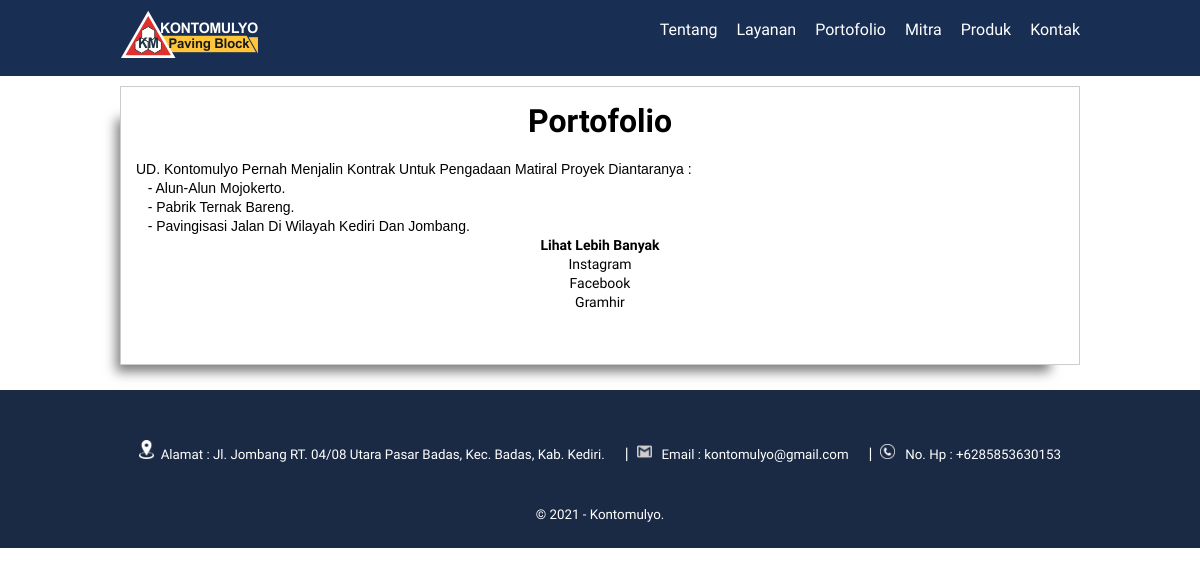
The app's page /portofolio.php with its own data.
### tables this page shows
CREATE TABLE `tb_page_content` (
  `content_id` int(11) NOT NULL,
  `page_name` varchar(100) NOT NULL,
  `content_name` text NOT NULL
);

### portofolio.php (the view, shortened to what this page needs)
<?php
	include 'db.php';
	$kontak = mysqli_query		($conn, "SELECT admin_telp, admin_email, admin_address FROM tb_admin WHERE admin_id = 1");
	$a = mysqli_fetch_object($kontak);
	$page_konten = mysqli_query ($conn, "SELECT page_name, content_name 			  FROM  tb_page_content WHERE content_id  = 4");
	$k = mysqli_fetch_object($page_konten);
?>
<!DOCTYPE html>
<html>
<head>
	<link rel="stylesheet" type="text/css" href="css/style.css">
</head>
<body>
	<header>
		<div class="container">
		<h1><a href ="index.php"><img src="img/km-logo.png" /></a></h1>
			<ul>
				<li><a href="tentang.php">Tentang</a></li>
				<li><a href="layanan.php">Layanan</a></li>
				<li><a href="portofolio.php">Portofolio</a></li>
				<li><a href="mitra.php">Mitra</a></li>
				<li><a href="produk.php">Produk</a></li>
				<li><a href="kontak.php">Kontak</a></li>
			</ul>
		</div>
	</header>
		<div class="container">
			<div class="box">
				<center><h1><?php echo $k->page_name ?></h1></center>
				<br>
				<p><?php echo $k->content_name ?></p>
			</div>
		</div>
	<div class="footer">
		<div class="container">
		<small><img src="img/lokasi.png" width="15px">&nbsp;&nbsp;Alamat : <?php echo $a->admin_address ?></small>
		 &nbsp;&nbsp;&nbsp;&nbsp;|&nbsp;&nbsp;<small><img src="img/mail.png" width="15px">&nbsp;&nbsp;&nbsp;Email : <?php echo $a->admin_email ?></small>
		 &nbsp;&nbsp;&nbsp;&nbsp;|&nbsp;&nbsp;<small><img src="img/telp.png" width="15px">&nbsp;&nbsp;&nbsp;No. Hp : <?php echo $a->admin_telp ?></small>
<br>
<br>
			<small>&copy; 2021 - Kontomulyo.</small>
		</div>
	</div>
</body>
</html>

### css/style.css (style rules this page uses)
* { padding:0; margin:0; font-family: 'Roboto', sans-serif; font-family: 'Zen Kaku Gothic Antique', sans-serif; }
body { background-color: #ffffff; }
a { color: inherit; text-decoration: none; }
header { background-color: #182e53; color: #fff; position: top; }
header h1 { float: left; padding:10px 0; }
header ul { float: right; }
header ul li { display: inline-block; }
header ul li a { padding:20px 0 20px 15px; display: inline-block; }
.container { width: 80%; margin:0 auto; }
.container:after { content: ''; display: block; clear: both; }
.box { background-color: #fff; border:1px solid #ccc; padding:15px; box-sizing: border-box; margin:10px 0 25px 0; box-shadow: -17px 20px 11px -13px rgba(0,0,0,0.5); -webkit-box-shadow: -17px 20px 11px -13px rgba(0,0,0,0.5); -moz-box-shadow: -17px 20px 11px -13px rgba(0,0,0,0.5); }
.box:after { content: ''; display: block; clear: both; }
.footer { padding:25px 0; background-color: #1a2a44; color: #fff; text-align: center; }
.footer small { margin-top: 25px; display: inline-block; }

### records on screen
tb_page_content: page_name "Portofolio", content_name "UD. Kontomulyo Pernah Menjalin Kontrak Untuk Pengadaan Matiral Proyek Diantaranya : - Alun-Alun Mojokerto. - Pabrik Ternak Bareng. - Pavingisasi Jalan Di Wilayah Kediri Dan Jombang. Lihat Lebih Banyak Instagram Facebook Gramhir"

### other values on screen
$a->admin_address "Jl. Jombang RT. 04/08 Utara Pasar Badas, Kec. Badas, Kab. Kediri."
$a->admin_email "kontomulyo@gmail.com"
$a->admin_telp "+6285853630153"
